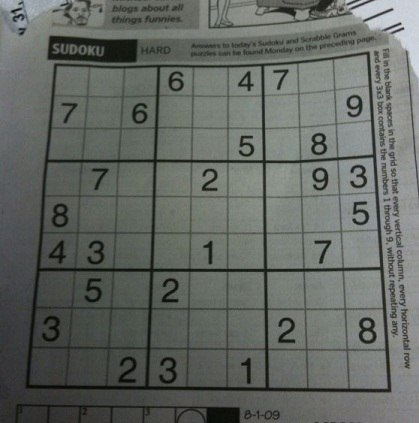
#> input picture Image2.jpg, 419 x 423 px
$ python detect.py
#> lines starting #> are read from the running program, lines starting #| are printed output that depends on the picture; after the words box and inside, x2 and y2 are one past the last pixel; in counts of white or black regions, pixels touching at a corner belong together

from cv2 import cv2
import numpy as np
import random as rng

def apply_filters(original):
    gray = cv2.cvtColor(original, cv2.COLOR_BGR2GRAY)
    blur = cv2.GaussianBlur(gray,(11,11),0) #para eliminar ruido en la imagen segun la documentacion, para preparar a la deteccion de bordes
    threshold = cv2.adaptiveThreshold(blur,255,cv2.ADAPTIVE_THRESH_MEAN_C, cv2.THRESH_BINARY,5,2) # para aislar las lineas de lo demas
    inverted_threshold = cv2.bitwise_not(threshold) # nos interesan las lineas NEGRAS, esto hace que en la imagen sean visibles como lineas blancas
    #el kernel es un tipo de slider que recorrera toda la imagen, es usado por la funcion dilate
    kernel = np.ones((3,3),np.uint8)
    dilatation = cv2.dilate(inverted_threshold,kernel) # usado para arreglar las lineas que hayan quedado desconectadas
    return dilatation

def filter_squares(image):
    gray = cv2.cvtColor(image, cv2.COLOR_BGR2GRAY)
    blur = cv2.GaussianBlur(gray,(3,3),0) #para eliminar ruido en la imagen segun la documentacion, para preparar a la deteccion de bordes
    thresh = 10 # initial threshold
    # canny_output = cv2.Canny(blur,thresh, thresh**2)
    threshold = cv2.adaptiveThreshold(blur,255,cv2.ADAPTIVE_THRESH_MEAN_C, cv2.THRESH_BINARY,5,2) # para aislar las lineas de lo demas
    inverted_threshold = cv2.bitwise_not(threshold) # nos interesan las lineas NEGRAS, esto hace que en la imagen sean visibles como lineas blancas
    return inverted_threshold

def contours_numbers(inverted_threshold):
    contours, _ = cv2.findContours(inverted_threshold, cv2.RETR_TREE, cv2.CHAIN_APPROX_SIMPLE)[-2:]
    contours = sorted(contours, key = cv2.contourArea, reverse = True)[:10] # areas mas grandes primero
    return contours

def find_big_square(dilatation):
    contours, _ = cv2.findContours(dilatation.copy(), cv2.RETR_EXTERNAL, cv2.CHAIN_APPROX_SIMPLE)[-2:]
    print(f"num contours: {len(contours)}")
    contours = sorted(contours, key = cv2.contourArea, reverse = True)[:10] # areas mas grandes primero
    big_square = None
    maxPerimeter = 0

    for contour in contours:
         perimeter = cv2.arcLength(contour,True) # largo del contour
         approx = cv2.approxPolyDP(contour, 0.02*perimeter , True) #constante 0.02 # aproxima a lineas rectas
         if len(approx) == 4:
             if perimeter > maxPerimeter: # para conseguir el contorno mas grande
                 maxPerimeter = perimeter
                 big_square = approx
    return big_square


def find_corners(big_square):
    """
    ejemplo del contenido de big square (ndarray)

    [[[ 49  35]]

    [[ 46 468]]

    [[553 462]]

    [[554  38]]]

    # """
    def findTopLeft():
        top_left_sum = 9999999
        for i in big_square:
            add = i[0][0] + i[0][1]
            if(add < top_left_sum):
                top_left_sum = add
                top_left_point = tuple(i[0])
        return top_left_point

    def findBottomRight():
        bottom_right_sum = -1
        for i in big_square:
            add = i[0][0] + i[0][1]
            if(add > bottom_right_sum):
                bottom_right_sum = add
                bottom_right_point = tuple(i[0])
        return bottom_right_point

    def find_non_calculated_points():
    # encuentra los punto esquina arriba izquirda y esquina abajo derecha
        non_calculated_points = []
        # ahora reunimos los puntos los cuales no conocemos su ubicacion
        for i in big_square:
            if (list(i[0]) != list(top_left_point) and list(i[0]) != list(bottom_right_point)):
                non_calculated_points.append(list(i[0]))
        return non_calculated_points

    def find_topRight_and_bottomLeft():
        # si la x es mayor en alguna de ellas implica que sera en la derecha, dado que el unico punto que queda en la derecha es esquina arriba derecha
        # entonces ese es el punto, de lo contrario es el otro
        if(non_calculated_points[0][0] > non_calculated_points[1][0]):
            top_right_point = tuple(non_calculated_points[0])
            bottom_left_point = tuple(non_calculated_points[1])
        else:
            top_right_point = tuple(non_calculated_points[1])
            bottom_left_point = tuple(non_calculated_points[0])
        return top_right_point, bottom_left_point

    top_left_point = findTopLeft()
    bottom_right_point = findBottomRight()
    non_calculated_points = find_non_calculated_points() #
    top_right_point, bottom_left_point = find_topRight_and_bottomLeft()


    print("top left: ",top_left_point)
    print("top right",top_right_point)
    print("bottom left",bottom_left_point)
    print("bottom right",bottom_right_point)

    #sabemos que la esquina superior izquierda es min_x y min_y, la esquina inferior izquierda es min_x y max_y, etc
    # corners = np.float32([(min_x,min_y), (min_x, max_y), (max_x, min_y), (max_x, max_y)])
    corners = np.float32([top_left_point, top_right_point, bottom_left_point, bottom_right_point])
    np.array(corners)
    return corners

def draw_corners(original, corners):
    for corner in corners:
        cv2.drawMarker(original, tuple(corner), (0,191,255), 0, 20, 3) # deben ser tuplas para poder dibujarlas

def transform(original, corners,x=450,y=450):
    new_size = np.float32([[0, 0], [x, 0], [0, y], [x, y]]) # puntos de las esquinas de la nueva imagen
    M = cv2.getPerspectiveTransform(corners, new_size)
    size = np.float32([x,y]) # dimensiones nueva imagen
    result = cv2.warpPerspective(original, M, tuple(size))
    return result

def find_all_squares(img): #infer 81 cells from image
    squares = []
    side = img.shape[:1]
    side = side[0] / 9

    for i in range(9):  #get each box and append it to squares -- 9 rows, 9 cols
    	for j in range(9):
    		p1 = (i*side, j*side) #top left corner of box
    		p2 = ((i+1)*side, (j+1)*side) #bottom right corner of box
    		squares.append((p1, p2))
    return squares

def draw_squares_to_image(in_img, rects, colour=255):

	img = in_img.copy()
	for rect in rects:
		img = cv2.rectangle(img, tuple(int(x) for x in rect[0]), tuple(int(x) for x in rect[1]), colour)
	return img


def thresh_callback(val, src_gray):
    threshold = val
    rng.seed(12345)
    canny_output = cv2.Canny(src_gray, threshold, threshold * 2)


    contours, hierarchy = cv2.findContours(canny_output, cv2.RETR_TREE, cv2.CHAIN_APPROX_SIMPLE)[-2:]


    contours_poly = [None]*len(contours)
    boundRect = [None]*len(contours)
    centers = [None]*len(contours)
    radius = [None]*len(contours)
    for i, c in enumerate(contours):
        contours_poly[i] = cv2.approxPolyDP(c, 3, True)
        boundRect[i] = cv2.boundingRect(contours_poly[i])
        centers[i], radius[i] = cv2.minEnclosingCircle(contours_poly[i])


    drawing = np.zeros((canny_output.shape[0], canny_output.shape[1], 3), dtype=np.uint8)


    for i in range(len(contours)):
        color = (rng.randint(0,256), rng.randint(0,256), rng.randint(0,256))
        cv2.drawContours(drawing, contours_poly, i, color)
        cv2.rectangle(drawing, (int(boundRect[i][0]), int(boundRect[i][1])), \
           (int(boundRect[i][0]+boundRect[i][2]), int(boundRect[i][1]+boundRect[i][3])), color, 2)
        cv2.circle(drawing, (int(centers[i][0]), int(centers[i][1])), int(radius[i]), color, 2)


def zoom_number(image, cont):
    inverted_threshold = filter_squares(image)
    contours =  contours_numbers(inverted_threshold)
    largest_area = 0
    x=0
    y=0
    w=0
    h=0
    curve = 0
    for i, c in enumerate(contours):
        xTemp,yTemp,wTemp,hTemp = cv2.boundingRect(c)
        if( cv2.contourArea(c) > largest_area and \
            (hTemp < image.shape[0]*.9 and wTemp < image.shape[1]*.9)\
                and hTemp > 10 and wTemp > 10): #limites definidos, numero no es menor a 10 ni debe
            largest_area = cv2.contourArea(c)  # medir el 90% de la imagen
            curve = cv2.arcLength(c,True)
            x,y,w,h = cv2.boundingRect(c)
    # print("contourArea for",cont," is: ",curve,"image h:",image.shape[0],"image w:",image.shape[1])
    # print("contour h:",h," and w: ",w)

    # cv2.rectangle(image,(x,y),(x+w,y+h),(0,255,0),2)
    if(curve != 0):
        top_left_point = (x,y)
        top_right_point = (x+w,y)
        bottom_left_point = (x,y+h)
        bottom_right_point = (x+w,y+h)
        corners = np.float32([top_left_point, top_right_point, bottom_left_point, bottom_right_point])
        result = transform(image,corners,50,50)
    else:
        result = image
    return result

def get_numbers(image, squares):
    x = [[int(a[0][0]),int(a[1][0])] for a in squares]
    y = [[int(b[0][1]),int(b[1][1])] for b in squares]
    # cv2.imshow('originalT', originalT[0:50,0:50])
    cont =0
    allBoxes = []
    for row,col in zip(x,y):
        cont +=1
        mySquare = image[row[0]:row[1],col[0]:col[1]]
        number = zoom_number(mySquare,cont)
        cv2.imshow('Contours', number)
        allBoxes.append(number)
        cv2.waitKey(0)
    return allBoxes

def recognize():
    pass

original = cv2.imread('Image2.jpg')
#> original is the input picture: shape (423, 419, 3); mean B, G, R 98.9, 103.6, 99.4
filtered = apply_filters(original)
#> in apply_filters, `threshold = cv2.adaptiveThreshold(blur,255,cv2.ADAPTIVE_THRESH_MEAN_C,..`:
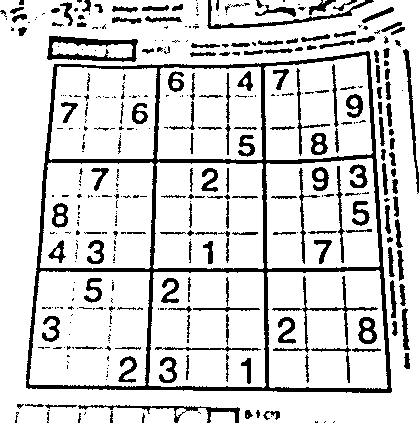
#> threshold: shape (423, 419); 83.4% white; 388 black regions (216 under 20 px), largest, box (x1, y1, x2, y2) and area: (26, 51, 392, 393) 10101, (47, 36, 138, 62) 1007, (272, 276, 378, 353) 671
#> in apply_filters, `dilatation = cv2.dilate(inverted_threshold,kernel)`:
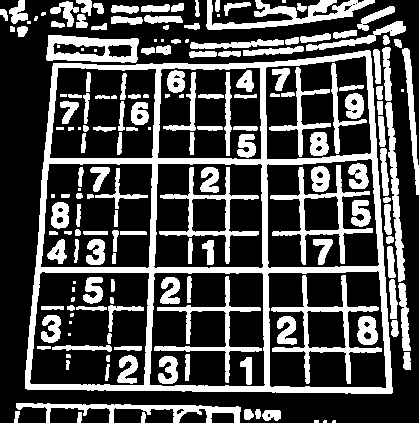
#> dilatation: shape (423, 419); 30.2% white; 179 white regions (28 under 20 px)
big_square = find_big_square(filtered)
#> in find_big_square, `contours, _ = cv2.findContours(dilatation.copy(), cv2.RETR_EXTERNAL, c..`: contours = 73 contours, 14 with area under 20; largest, box (x1, y1, x2, y2) and area: (25, 50, 393, 394) 112948, (46, 35, 139, 63) 2059, (206, 0, 375, 30) 1607, (16, 403, 241, 423) 1259, (385, 102, 405, 282) 972
#| num contours: 73
#> in find_big_square, `contours = sorted(contours, key = cv2.contourArea, reverse = True)[:10]`: contours = 10 contours; largest, box (x1, y1, x2, y2) and area: (25, 50, 393, 394) 112948, (46, 35, 139, 63) 2059, (206, 0, 375, 30) 1607, (16, 403, 241, 423) 1259, (385, 102, 405, 282) 972
#> the loop in find_big_square, `for contour in contours:` made 10 passes
#> (perimeter, maxPerimeter, big_square) on pass 1: (1387.3, 1387.3, [[370, 51], [53, 63], [25, 388], [391, 393]])
#> perimeter on passes 3, 4, 7, 9, 10: 651.7, 631.8, 251.8, 165.2, 130.8
#> after the loop in find_big_square, `for contour in contours:`: maxPerimeter = 1387.3
#> big_square = [[370, 51], [53, 63], [25, 388], [391, 393]]
corners = find_corners(big_square)
#> the loop in findTopLeft, `for i in big_square:` made 4 passes
#> (add, top_left_sum, top_left_point) on passes 1 to 2: (421, 421, (370, 51)), (116, 116, (53, 63))
#> (i, add) on passes 3 to 4: ([[25, 388]], 413), ([[391, 393]], 784)
#> after the loop in findTopLeft, `for i in big_square:`: top_left_sum = 116
#> in find_corners, `top_left_point = findTopLeft()`: top_left_point = (53, 63)
#> the loop in findBottomRight, `for i in big_square:` made 4 passes
#> (add, bottom_right_sum, bottom_right_point) on passes 1, 4: (421, 421, (370, 51)), (784, 784, (391, 393))
#> (i, add) on passes 2 to 3: ([[53, 63]], 116), ([[25, 388]], 413)
#> after the loop in findBottomRight, `for i in big_square:`: bottom_right_sum = 784
#> in find_corners, `bottom_right_point = findBottomRight()`: bottom_right_point = (391, 393)
#> the loop in find_non_calculated_points, `for i in big_square:` made 4 passes
#> after the loop in find_non_calculated_points, `for i in big_square:`: non_calculated_points = [[370, 51], [25, 388]]
#> in find_topRight_and_bottomLeft, `top_right_point = tuple(non_calculated_points[0])`: top_right_point = (370, 51)
#> in find_topRight_and_bottomLeft, `bottom_left_point = tuple(non_calculated_points[1])`: bottom_left_point = (25, 388)
#> in find_corners, `top_right_point, bottom_left_point = find_topRight_and_bottomLeft()`: top_right_point = (370, 51); bottom_left_point = (25, 388)
#| top left:  (53, 63)
#| top right (370, 51)
#| bottom left (25, 388)
#| bottom right (391, 393)
#> in find_corners, `corners = np.float32([top_left_point, top_right_point, bottom_left_poi..`: corners = [[53, 63], [370, 51], [25, 388], [391, 393]]
#> corners = [[53, 63], [370, 51], [25, 388], [391, 393]]
corners_image = original.copy()
cv2.drawContours(corners_image , [big_square], -1, (0,255,0), 3) # dibuja el contorno externo
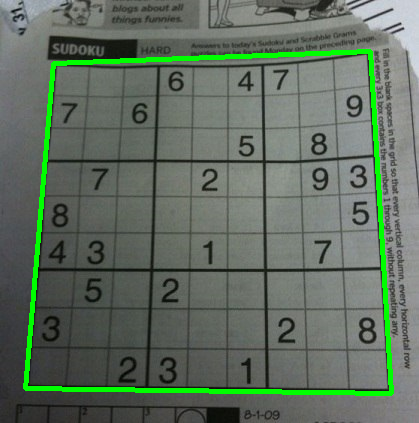
#> corners_image: shape (423, 419, 3); 3.8% of pixels changed, all inside (x1, y1, x2, y2) = (23, 49, 394, 396)
draw_corners(corners_image,corners) # dibuja las esquinas
#> the loop in draw_corners, `for corner in corners:` made 4 passes
originalT = transform(original, corners)
#> in transform, `M = cv2.getPerspectiveTransform(corners, new_size)`: M = [[1.56, 0.134, -90.99], [0.063, 1.66, -108.2], [0.000184, 0.000499, 1]]
filteredT = transform(filtered, corners)
#> call 2 of transform, with corners = array of shape (4, 2), x = 450, y = 450
#> in transform (call 2), `result = cv2.warpPerspective(original, M, tuple(size))`:
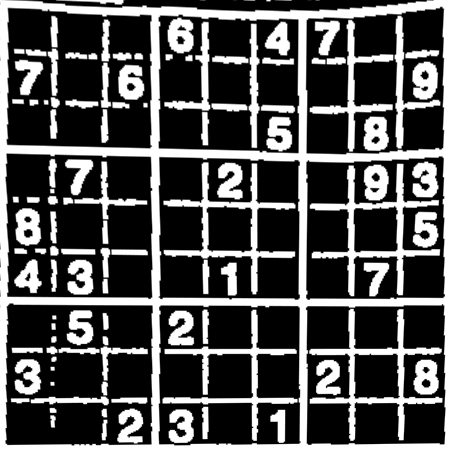
#> result: shape (450, 450); min 0, max 255, mean 82.4
squares = find_all_squares(originalT)
#> squares = 81 items
originalS = draw_squares_to_image(originalT,squares)
#> the loop in draw_squares_to_image, `for rect in rects:` made 81 passes
#> rect on passes 1 to 12: ((0, 0), (50, 50)), ((0, 50), (50, 100)), ((0, 100), (50, 150)), ((0, 150), (50, 200)), ((0, 200), (50, 250)), ((0, 250), (50, 300)), ((0, 300), (50, 350)), ((0, 350), (50, 400)), ((0, 400), (50, 450)), ((50, 0), (100, 50)), ((50, 50), (100, 100)), ((50, 100), (100, 150))
#> pass 1, in draw_squares_to_image, `img = cv2.rectangle(img, tuple(int(x) for x in rect[0]), tuple(int(x) ..`:
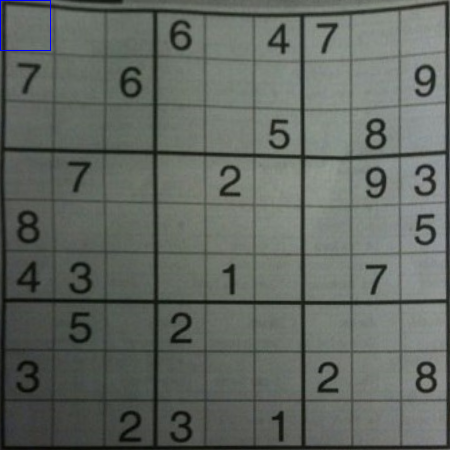
#> img: shape (450, 450, 3); mean B, G, R 97.3, 103.2, 97.8
#> after the loop in draw_squares_to_image, `for rect in rects:`:
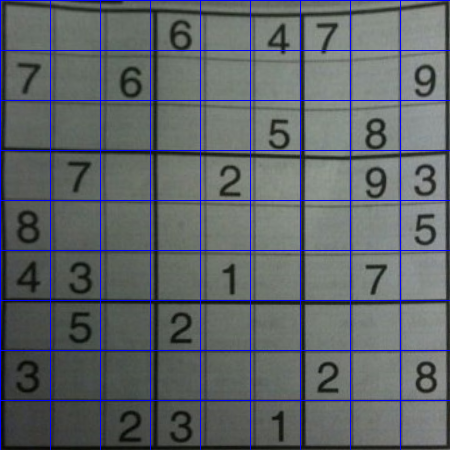
#> img: shape (450, 450, 3); mean B, G, R 103.8, 99.6, 94.4

cv2.imshow('original', original)
cv2.waitKey(0)
cv2.imshow('filtro', filtered)
cv2.waitKey(0)
cv2.imshow('contorno y esquinas', corners_image)
cv2.waitKey(0)
cv2.imshow('transformada', filteredT)
cv2.waitKey(0)
cv2.imshow('originalT', originalT)
cv2.waitKey(0)
cv2.imshow('subcuadros', originalS)
box_array = get_numbers(originalT, squares)
#> in get_numbers, `x = [[int(a[0][0]),int(a[1][0])] for a in squares]`: x = 81 pairs, first value 0 to 400, second value 50 to 450
#> in get_numbers, `y = [[int(b[0][1]),int(b[1][1])] for b in squares]`: y has the same summary as x
#> the loop in get_numbers, `for row,col in zip(x,y):` made 81 passes
#> (row, col) on passes 2, 3, 5, 8, 9, 13, 14, 15, 16, 17, 19, 20: ([0, 50], [50, 100]), ([0, 50], [100, 150]), ([0, 50], [200, 250]), ([0, 50], [350, 400]), ([0, 50], [400, 450]), ([50, 100], [150, 200]), ([50, 100], [200, 250]), ([50, 100], [250, 300]), ([50, 100], [300, 350]), ([50, 100], [350, 400]), ([100, 150], [0, 50]), ([100, 150], [50, 100])
#> (row, col, corners in zoom_number) on passes 4, 10, 12, 18, 24, 26: ([0, 50], [150, 200], [[20, 20], [42, 20], [20, 50], [42, 50]]), ([50, 100], [0, 50], [[17, 13], [41, 13], [17, 44], [41, 44]]), ([50, 100], [100, 150], [[21, 17], [42, 17], [21, 48], [42, 48]]), ([50, 100], [400, 450], [[15, 15], [36, 15], [15, 47], [36, 47]]), ([100, 150], [250, 300], [[19, 19], [40, 19], [19, 49], [40, 49]]), ([100, 150], [350, 400], [[15, 18], [36, 18], [15, 49], [36, 49]])
#> after the loop in get_numbers, `for row,col in zip(x,y):`:
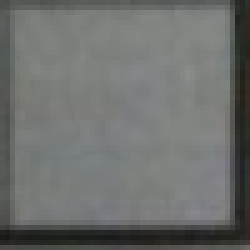
#> mySquare: shape (50, 50, 3) (shown 5 times larger); mean B, G, R 109.6, 111.7, 109.4
cv2.waitKey(0)
# get_numbers(originalT, squares)
cv2.destroyAllWindows() #Close all windows
# [4 lines of commented-out code are left out]

$ run again, with Image9.jpg copied over Image2.jpg
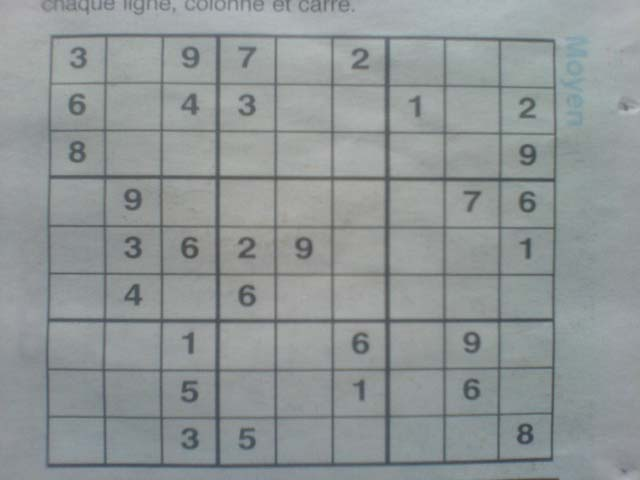
#> input picture Image9.jpg, 640 x 480 px
#> original is the input picture: shape (480, 640, 3); mean B, G, R 150.2, 149.6, 143.6
#> inverted_threshold: shape (480, 640); 12.2% white; 129 white regions (58 under 20 px), largest, box (x1, y1, x2, y2) and area: (45, 33, 558, 468) 28196, (239, 284, 256, 307) 220, (181, 237, 199, 259) 218
#> dilatation: shape (480, 640); 20.3% white; 77 white regions (17 under 20 px)
#> in find_big_square, `contours, _ = cv2.findContours(dilatation.copy(), cv2.RETR_EXTERNAL, c..`: contours = 44 contours, 15 with area under 20; largest, box (x1, y1, x2, y2) and area: (44, 32, 559, 469) 220368, (184, 0, 213, 12) 163, (297, 0, 322, 13) 154, (91, 0, 116, 11) 149, (502, 476, 560, 480) 128
#| num contours: 44
#> in find_big_square, `contours = sorted(contours, key = cv2.contourArea, reverse = True)[:10]`: contours = 10 contours; largest, box (x1, y1, x2, y2) and area: (44, 32, 559, 469) 220368, (184, 0, 213, 12) 163, (297, 0, 322, 13) 154, (91, 0, 116, 11) 149, (502, 476, 560, 480) 128
#> the loop in find_big_square, `for contour in contours:` made 10 passes
#> (perimeter, maxPerimeter, big_square) on pass 1: (1919.9, 1919.9, [[50, 34], [46, 468], [553, 461], [556, 39]])
#> after the loop in find_big_square, `for contour in contours:`: maxPerimeter = 1919.9
#> `big_square = find_big_square(filtered)`: big_square = [[50, 34], [46, 468], [553, 461], [556, 39]]
#> the loop in findTopLeft, `for i in big_square:` made 4 passes
#> (add, top_left_sum, top_left_point) on pass 1: (84, 84, (50, 34))
#> after the loop in findTopLeft, `for i in big_square:`: top_left_sum = 84
#> in find_corners, `top_left_point = findTopLeft()`: top_left_point = (50, 34)
#> the loop in findBottomRight, `for i in big_square:` made 4 passes
#> (add, bottom_right_sum, bottom_right_point) on passes 1 to 3: (84, 84, (50, 34)), (514, 514, (46, 468)), (1014, 1014, (553, 461))
#> after the loop in findBottomRight, `for i in big_square:`: bottom_right_sum = 1014
#> in find_corners, `bottom_right_point = findBottomRight()`: bottom_right_point = (553, 461)
#> the loop in find_non_calculated_points, `for i in big_square:` made 4 passes
#> after the loop in find_non_calculated_points, `for i in big_square:`: non_calculated_points = [[46, 468], [556, 39]]
#> in find_topRight_and_bottomLeft, `top_right_point = tuple(non_calculated_points[1])`: top_right_point = (556, 39)
#> in find_topRight_and_bottomLeft, `bottom_left_point = tuple(non_calculated_points[0])`: bottom_left_point = (46, 468)
#> in find_corners, `top_right_point, bottom_left_point = find_topRight_and_bottomLeft()`: top_right_point = (556, 39); bottom_left_point = (46, 468)
#| top left:  (50, 34)
#| top right (556, 39)
#| bottom left (46, 468)
#| bottom right (553, 461)
#> in find_corners, `corners = np.float32([top_left_point, top_right_point, bottom_left_poi..`: corners = [[50, 34], [556, 39], [46, 468], [553, 461]]
#> corners_image: shape (480, 640, 3); 3.04% of pixels changed, all inside (x1, y1, x2, y2) = (44, 32, 559, 471)
#> the loop in draw_corners, `for corner in corners:` made 4 passes
#> M = [[0.862, 0.00795, -43.39], [-0.0102, 1.04, -34.71], [-5.45e-05, 3.65e-06, 1]]
#> result: shape (450, 450)
#> squares = 81 items
#> the loop in draw_squares_to_image, `for rect in rects:` made 81 passes
#> rect on passes 1 to 8: ((0, 0), (50, 50)), ((0, 50), (50, 100)), ((0, 100), (50, 150)), ((0, 150), (50, 200)), ((0, 200), (50, 250)), ((0, 250), (50, 300)), ((0, 300), (50, 350)), ((0, 350), (50, 400))
#> after the loop in draw_squares_to_image, `for rect in rects:`:
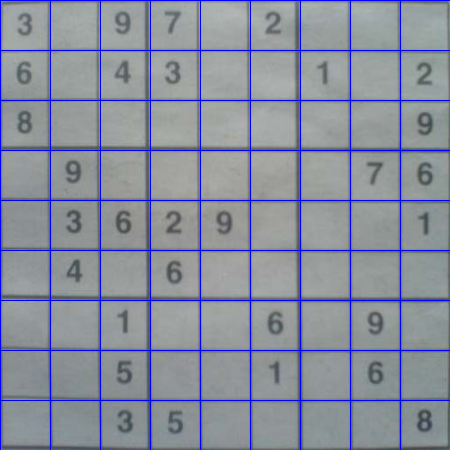
#> img: shape (450, 450, 3); mean B, G, R 152.4, 142.5, 137.3
#> in get_numbers, `x = [[int(a[0][0]),int(a[1][0])] for a in squares]`: x = 81 pairs, first value 0 to 400, second value 50 to 450
#> in get_numbers, `y = [[int(b[0][1]),int(b[1][1])] for b in squares]`: y has the same summary as x
#> the loop in get_numbers, `for row,col in zip(x,y):` made 81 passes
#> (row, col) on passes 2, 5, 7, 8, 9, 14, 15, 17: ([0, 50], [50, 100]), ([0, 50], [200, 250]), ([0, 50], [300, 350]), ([0, 50], [350, 400]), ([0, 50], [400, 450]), ([50, 100], [200, 250]), ([50, 100], [250, 300]), ([50, 100], [350, 400])
#> after the loop in get_numbers, `for row,col in zip(x,y):`:
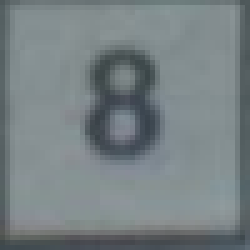
#> mySquare: shape (50, 50, 3) (shown 5 times larger); mean B, G, R 131.9, 129.2, 119.4
